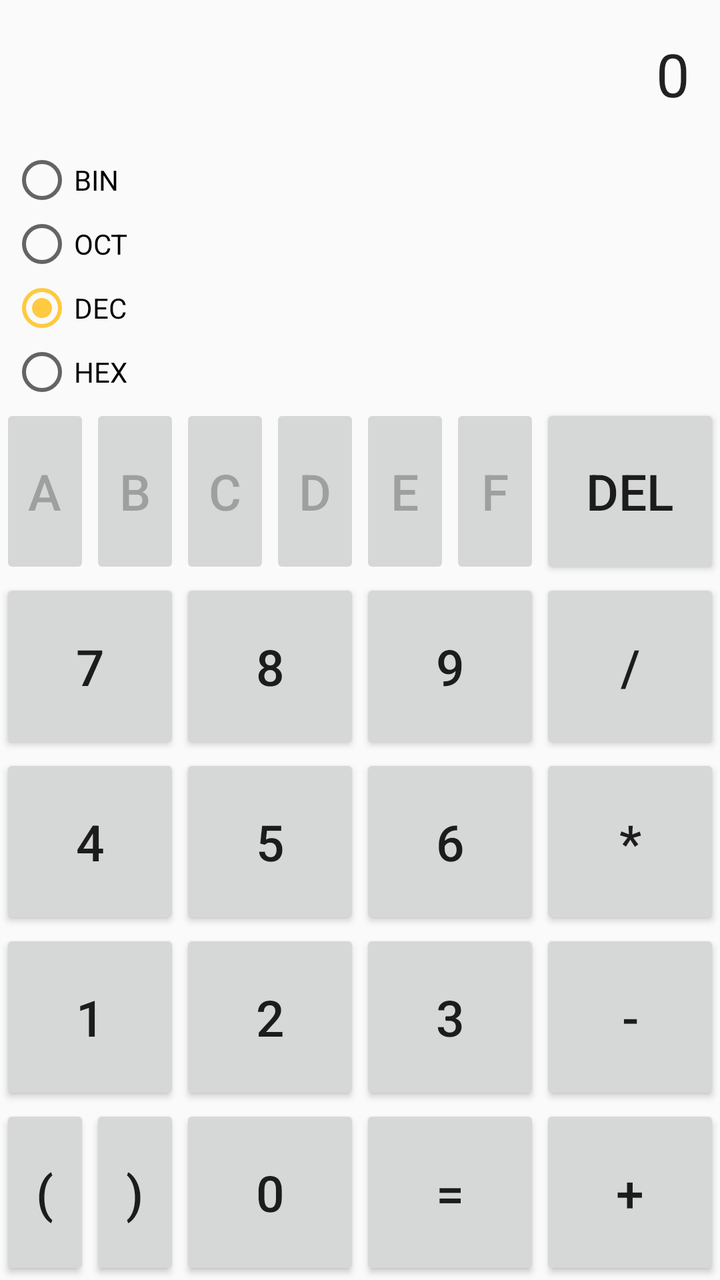
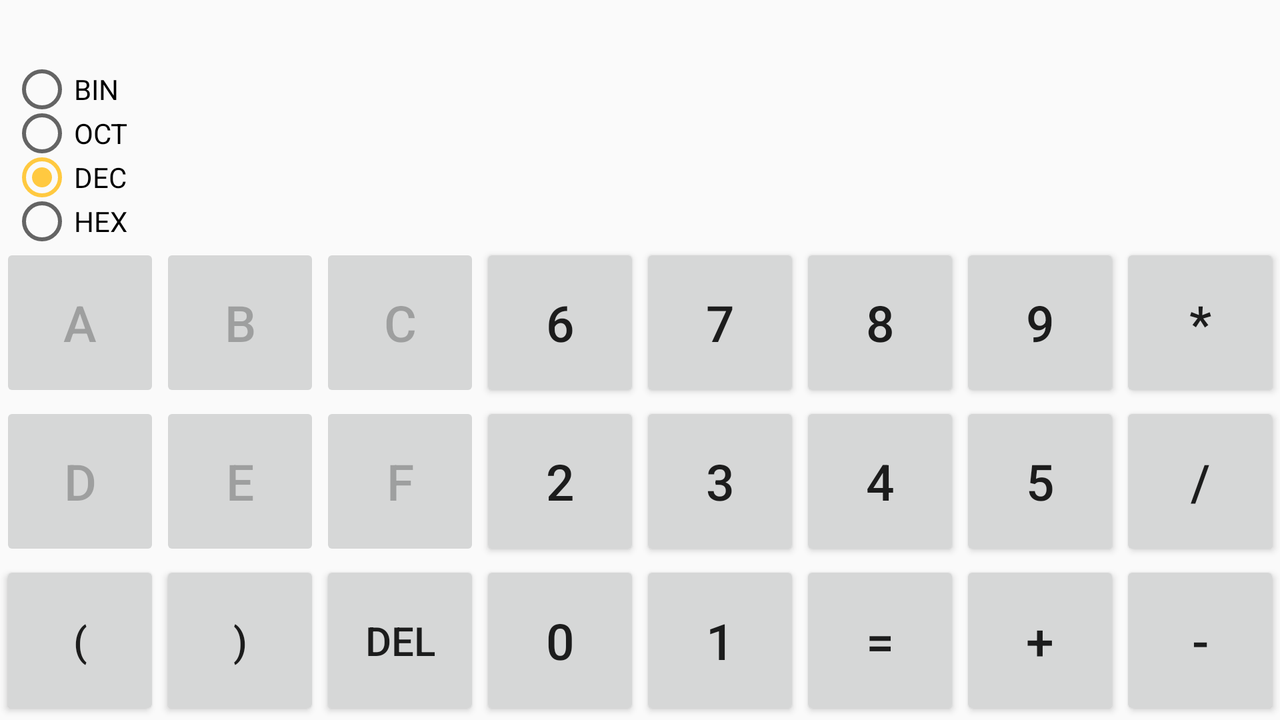

An Android layout and its configuration variant, each rendered on a device that would load it. The default file and the variant file are quoted in full after the pictures.
<!-- AndroidManifest.xml: application theme AppTheme -->
<!-- res/layout/fragment_layout_prog.xml -->
<?xml version="1.0" encoding="utf-8"?>
<LinearLayout
    xmlns:android="http://schemas.android.com/apk/res/android"
    xmlns:tools="http://schemas.android.com/tools"
    android:orientation="vertical"
    android:layout_width="match_parent"
    android:layout_height="match_parent">


    <LinearLayout
        android:orientation="vertical"
        android:layout_width="match_parent"
        android:layout_height="wrap_content"
        android:layout_weight="1"
        android:id="@+id/linLayout"
        >

        <EditText
            android:layout_width="match_parent"
            android:layout_height="wrap_content"
            android:layout_weight="1"
            android:id="@+id/editText"
            android:text="0"
            android:gravity="end|center_vertical"
            android:textSize="30sp"
            android:paddingRight="15dp"
            android:cursorVisible="false"
            android:focusable="false"
            android:background="@null"
            android:singleLine="true"
            android:inputType="textNoSuggestions"/>

        <LinearLayout
            android:orientation="horizontal"
            android:layout_width="match_parent"
            android:layout_height="wrap_content">

            <LinearLayout
                android:orientation="vertical"
                android:layout_width="wrap_content"
                android:layout_height="wrap_content">

                <RadioGroup
                    android:id="@+id/radioGroup"
                    android:layout_width="wrap_content"
                    android:layout_height="wrap_content"
                    android:orientation="vertical">

                    <RadioButton
                        android:id="@+id/radio_bin"
                        android:layout_width="match_parent"
                        android:layout_height="wrap_content"
                        android:layout_marginLeft="5dp"
                        android:text="@string/bin"
                        android:layout_weight="1"/>

                    <RadioButton
                        android:id="@+id/radio_oct"
                        android:layout_width="match_parent"
                        android:layout_height="wrap_content"
                        android:layout_marginLeft="5dp"
                        android:text="@string/oct"
                        android:layout_weight="1" />

                    <RadioButton
                        android:id="@+id/radio_dec"
                        android:layout_width="match_parent"
                        android:layout_height="wrap_content"
                        android:layout_marginLeft="5dp"
                        android:text="@string/dec"
                        android:layout_weight="1"
                        android:checked="true"/>

                    <RadioButton
                        android:id="@+id/radio_hex"
                        android:layout_width="match_parent"
                        android:layout_height="wrap_content"
                        android:layout_marginLeft="5dp"
                        android:text="@string/hex"
                        android:layout_weight="1"
                         />
                </RadioGroup>

            </LinearLayout>

            <LinearLayout
                android:orientation="vertical"
                android:layout_width="match_parent"
                android:layout_height="match_parent">

                <LinearLayout
                    android:orientation="horizontal"
                    android:layout_width="match_parent"
                    android:layout_height="wrap_content"
                    android:layout_weight="1">
                    <EditText
                        android:layout_width="match_parent"
                        android:layout_height="wrap_content"
                        android:layout_gravity="center_vertical"
                        android:id="@+id/editTextBin"
                        android:textSize="20sp"
                        android:inputType="textNoSuggestions"
                        android:paddingRight="15dp"
                        android:layout_marginLeft="10dp"
                        android:cursorVisible="false"
                        android:focusable="false"
                        android:background="@null"
                        android:singleLine="true"
                        />
                </LinearLayout>

                <LinearLayout
                    android:orientation="horizontal"
                    android:layout_width="match_parent"
                    android:layout_height="wrap_content"
                    android:layout_weight="1">
                    <EditText
                        android:layout_width="match_parent"
                        android:layout_height="wrap_content"
                        android:layout_gravity="center_vertical"
                        android:id="@+id/editTextOct"
                        android:textSize="20sp"
                        android:inputType="textNoSuggestions"
                        android:paddingRight="15dp"
                        android:layout_marginLeft="10dp"
                        android:cursorVisible="false"
                        android:focusable="false"
                        android:background="@null"
                        android:singleLine="true"/>
                </LinearLayout>

                <LinearLayout
                    android:orientation="horizontal"
                    android:layout_width="match_parent"
                    android:layout_height="wrap_content"
                    android:layout_weight="1">
                    <EditText
                        android:layout_width="match_parent"
                        android:layout_height="wrap_content"
                        android:layout_gravity="center_vertical"
                        android:id="@+id/editTextDec"
                        android:textSize="20sp"
                        android:inputType="textNoSuggestions"
                        android:paddingRight="15dp"
                        android:layout_marginLeft="10dp"
                        android:cursorVisible="false"
                        android:focusable="false"
                        android:background="@null"
                        android:singleLine="true"/>
                </LinearLayout>

                <LinearLayout
                    android:orientation="horizontal"
                    android:layout_width="match_parent"
                    android:layout_height="wrap_content"
                    android:layout_weight="1">
                    <EditText
                        android:layout_width="match_parent"
                        android:layout_height="wrap_content"
                        android:layout_gravity="center_vertical"
                        android:id="@+id/editTextHex"
                        android:textSize="20sp"
                        android:inputType="textNoSuggestions"
                        android:paddingRight="15dp"
                        android:layout_marginLeft="10dp"
                        android:cursorVisible="false"
                        android:focusable="false"
                        android:background="@null"
                        android:singleLine="true"/>
                </LinearLayout>

            </LinearLayout>

        </LinearLayout>

    </LinearLayout>

    <LinearLayout
        android:orientation="horizontal"
        android:layout_width="match_parent"
        android:layout_height="wrap_content"
        android:layout_weight="1"
        >

        <Button
            android:enabled="false"
            android:id="@+id/btnA"
            android:text="@string/A"
            android:textSize="25sp"
            android:layout_width="0dp"
            android:layout_height="match_parent"
            android:layout_weight="1"/>

        <Button
            android:enabled="false"
            android:id="@+id/btnB"
            android:text="@string/B"
            android:textSize="25sp"
            android:layout_width="0dp"
            android:scrollHorizontally="true"
            android:layout_height="match_parent"
            android:layout_weight="1"/>

        <Button
            android:enabled="false"
            android:id="@+id/btnC"
            android:text="@string/C"
            android:textSize="25sp"
            android:layout_width="0dp"
            android:layout_height="match_parent"
            android:layout_weight="1"/>

        <Button
            android:enabled="false"
            android:id="@+id/btnD"
            android:text="@string/D"
            android:textSize="25sp"
            android:layout_width="0dp"
            android:scrollHorizontally="true"
            android:layout_height="match_parent"
            android:layout_weight="1"/>

        <Button
            android:enabled="false"
            android:id="@+id/btnE"
            android:text="@string/E"
            android:textSize="25sp"
            android:layout_width="0dp"
            android:layout_height="match_parent"
            android:layout_weight="1"/>

        <Button
            android:enabled="false"
            android:layout_weight="1"
            android:layout_width="0dp"
            android:layout_height="match_parent"
            android:text="@string/F"
            android:textSize="25sp"
            android:id="@+id/btnF"/>

        <Button
            android:textSize="25sp"
            android:layout_width="0dp"
            android:layout_height="match_parent"
            android:layout_weight="2"
            android:id="@+id/btnDel"
            android:text="@string/delete"/>

    </LinearLayout>

    <LinearLayout
        android:layout_weight="1"
        android:orientation="horizontal"
        android:layout_width="match_parent"
        android:layout_height="wrap_content">

        <Button
            android:layout_width="wrap_content"
            android:layout_height="match_parent"
            android:layout_weight="1"
            android:id="@+id/btn7"
            android:textSize="25sp"
            android:text="@string/seven"/>

        <Button
            android:layout_width="wrap_content"
            android:layout_height="match_parent"
            android:layout_weight="1"
            android:text="@string/eight"
            android:textSize="25sp"
            android:id="@+id/btn8"/>

        <Button
            android:layout_width="wrap_content"
            android:layout_height="match_parent"
            android:layout_weight="1"
            android:text="@string/nine"
            android:textSize="25sp"
            android:id="@+id/btn9"/>
        <Button
            android:textSize="25sp"
            android:layout_width="wrap_content"
            android:layout_weight="1"
            android:layout_height="match_parent"
            android:text="@string/div"
            android:id="@+id/btnDiv"/>

    </LinearLayout>

    <LinearLayout
        android:layout_weight="1"
        android:orientation="horizontal"
        android:layout_width="match_parent"
        android:layout_height="wrap_content">

        <Button
            android:textSize="25sp"
            android:layout_width="wrap_content"
            android:layout_weight="1"
            android:layout_height="match_parent"
            android:id="@+id/btn4"
            android:text="@string/four"/>

        <Button
            android:textSize="25sp"
            android:layout_width="wrap_content"
            android:layout_height="match_parent"
            android:layout_weight="1"
            android:text="@string/five"
            android:id="@+id/btn5"/>

        <Button
            android:textSize="25sp"
            android:layout_width="wrap_content"
            android:layout_weight="1"
            android:layout_height="match_parent"
            android:text="@string/six"
            android:id="@+id/btn6"/>

        <Button
            android:textSize="25sp"
            android:layout_width="wrap_content"
            android:layout_weight="1"
            android:layout_height="match_parent"
            android:text="@string/mult"
            android:id="@+id/btnMult"/>

    </LinearLayout>

    <LinearLayout
        android:layout_weight="1"
        android:orientation="horizontal"
        android:layout_width="match_parent"
        android:layout_height="wrap_content">

        <Button
            android:textSize="25sp"
            android:layout_width="wrap_content"
            android:layout_height="match_parent"
            android:layout_weight="1"
            android:id="@+id/btn1"
            android:text="@string/one"/>

        <Button
            android:textSize="25sp"
            android:layout_width="wrap_content"
            android:layout_height="match_parent"
            android:layout_weight="1"
            android:text="@string/two"
            android:id="@+id/btn2"/>

        <Button
            android:textSize="25sp"
            android:layout_width="wrap_content"
            android:layout_weight="1"
            android:layout_height="match_parent"
            android:text="@string/three"
            android:id="@+id/btn3"/>

        <Button
            android:textSize="25sp"
            android:layout_width="wrap_content"
            android:layout_weight="1"
            android:layout_height="match_parent"
            android:text="@string/minus"
            android:id="@+id/btnMinus"/>

    </LinearLayout>

    <LinearLayout
        android:layout_weight="1"
        android:orientation="horizontal"
        android:layout_width="match_parent"
        android:layout_height="wrap_content">

        <Button
            android:id="@+id/btnLbracket"
            android:text="@string/left_bracket"
            android:layout_weight="0.5"
            android:textSize="25sp"
            android:layout_width="0dp"
            android:layout_height="match_parent"
            />

        <Button
            android:id="@+id/btnRbracket"
            android:text="@string/right_bracket"
            android:textSize="25sp"
            android:layout_weight="0.5"
            android:layout_width="0dp"
            android:layout_height="match_parent"
            />

        <Button
            android:textSize="25sp"
            android:layout_width="0dp"
            android:layout_height="match_parent"
            android:layout_weight="1"
            android:text="@string/zero"
            android:id="@+id/btn0"/>

        <Button
            android:textSize="25sp"
            android:layout_width="0dp"
            android:layout_height="match_parent"
            android:layout_weight="1"
            android:text="@string/result"
            android:id="@+id/btnResult"/>

        <Button
            android:textSize="25sp"
            android:layout_width="0dp"
            android:layout_height="match_parent"
            android:layout_weight="1"
            android:text="@string/plus"
            android:id="@+id/btnPlus"/>

    </LinearLayout>

</LinearLayout>
<!-- resources referenced by this layout -->
<resources>
  <string name="A">A</string>
  <string name="B">B</string>
  <string name="C">C</string>
  <string name="D">D</string>
  <string name="E">E</string>
  <string name="F">F</string>
  <string name="bin">BIN   </string>
  <string name="dec">DEC   </string>
  <string name="delete">del</string>
  <string name="div">/</string>
  <string name="eight">8</string>
  <string name="five">5</string>
  <string name="four">4</string>
  <string name="hex">HEX   </string>
  <string name="left_bracket">(</string>
  <string name="minus">-</string>
  <string name="mult">*</string>
  <string name="nine">9</string>
  <string name="oct">OCT   </string>
  <string name="one">1</string>
  <string name="plus">+</string>
  <string name="result">=</string>
  <string name="right_bracket">)</string>
  <string name="seven">7</string>
  <string name="six">6</string>
  <string name="three">3</string>
  <string name="two">2</string>
  <string name="zero">0</string>
  <style name="AppTheme" parent="Theme.AppCompat.Light.DarkActionBar">
          
          <item name="colorPrimary">@color/colorPrimary</item>
          <item name="colorPrimaryDark">@color/colorPrimaryDark</item>
          <item name="colorAccent">@color/colorAccent</item>
          <item name="windowActionBar">false</item>
          <item name="windowNoTitle">true</item>
      </style>
  <color name="colorPrimary">#3F51B5</color>
  <color name="colorPrimaryDark">#303F9F</color>
  <color name="colorAccent">#ffc940</color>
</resources>
<!-- res/layout-land/fragment_layout_prog.xml (the repository's variant of the layout above) -->
<!-- drawn on the phone turned sideways -->
<?xml version="1.0" encoding="utf-8"?>
<LinearLayout
    xmlns:android="http://schemas.android.com/apk/res/android"

    android:orientation="vertical"
    android:layout_width="match_parent"
    android:layout_height="match_parent">


    <LinearLayout
        android:orientation="vertical"
        android:layout_width="match_parent"
        android:layout_height="wrap_content"
        android:id="@+id/linLayout"
        >

        <EditText
            android:layout_width="match_parent"
            android:layout_height="wrap_content"
            android:id="@+id/editText"
            android:gravity="end|center_vertical"
            android:textSize="25sp"
            android:paddingRight="15dp"
            android:cursorVisible="false"
            android:focusable="false"
            android:background="@null"
            android:singleLine="true"
            android:inputType="textNoSuggestions"/>

        <LinearLayout
            android:orientation="horizontal"
            android:layout_width="match_parent"
            android:layout_height="wrap_content">

            <LinearLayout
                android:orientation="vertical"
                android:layout_width="wrap_content"
                android:layout_height="wrap_content">

                <RadioGroup
                    android:id="@+id/radioGroup"
                    android:layout_width="wrap_content"
                    android:layout_height="wrap_content"
                    android:orientation="vertical">

                    <RadioButton
                        android:id="@+id/radio_bin"
                        android:layout_width="match_parent"
                        android:layout_height="22dp"
                        android:layout_marginLeft="5dp"
                        android:text="@string/bin"/>

                    <RadioButton
                        android:id="@+id/radio_oct"
                        android:layout_width="match_parent"
                        android:layout_height="22dp"
                        android:layout_marginLeft="5dp"
                        android:text="@string/oct" />

                    <RadioButton
                        android:id="@+id/radio_dec"
                        android:layout_width="match_parent"
                        android:layout_height="22dp"
                        android:layout_marginLeft="5dp"
                        android:text="@string/dec"
                        android:checked="true"/>

                    <RadioButton
                        android:id="@+id/radio_hex"
                        android:layout_width="match_parent"
                        android:layout_height="22dp"
                        android:layout_marginLeft="5dp"
                        android:text="@string/hex"/>
                </RadioGroup>

            </LinearLayout>

            <LinearLayout
                android:orientation="vertical"
                android:layout_width="wrap_content"
                android:layout_height="match_parent">

                <LinearLayout
                    android:orientation="horizontal"
                    android:layout_width="match_parent"
                    android:layout_height="wrap_content">
                    <EditText
                        android:layout_width="match_parent"
                        android:layout_height="wrap_content"
                        android:layout_gravity="center_vertical"
                        android:id="@+id/editTextBin"
                        android:textSize="17sp"
                        android:inputType="textNoSuggestions"
                        android:paddingRight="15dp"
                        android:layout_marginLeft="10dp"
                        android:cursorVisible="false"
                        android:focusable="false"
                        android:background="@null"
                        android:singleLine="true"
                        />
                </LinearLayout>

                <LinearLayout
                    android:orientation="horizontal"
                    android:layout_width="match_parent"
                    android:layout_height="wrap_content">
                    <EditText
                        android:layout_width="match_parent"
                        android:layout_height="wrap_content"
                        android:layout_gravity="center_vertical"
                        android:id="@+id/editTextOct"
                        android:textSize="17sp"
                        android:inputType="textNoSuggestions"
                        android:paddingRight="15dp"
                        android:layout_marginLeft="10dp"
                        android:cursorVisible="false"
                        android:focusable="false"
                        android:background="@null"
                        android:singleLine="true"/>
                </LinearLayout>

                <LinearLayout
                    android:orientation="horizontal"
                    android:layout_width="match_parent"
                    android:layout_height="wrap_content">
                    <EditText
                        android:layout_width="match_parent"
                        android:layout_height="wrap_content"
                        android:layout_gravity="center_vertical"
                        android:id="@+id/editTextDec"
                        android:textSize="17sp"
                        android:inputType="textNoSuggestions"
                        android:paddingRight="15dp"
                        android:layout_marginLeft="10dp"
                        android:cursorVisible="false"
                        android:focusable="false"
                        android:background="@null"
                        android:singleLine="true"/>
                </LinearLayout>

                <LinearLayout
                    android:orientation="horizontal"
                    android:layout_width="match_parent"
                    android:layout_height="wrap_content">
                    <EditText
                        android:layout_width="match_parent"
                        android:layout_height="wrap_content"
                        android:layout_gravity="center_vertical"
                        android:id="@+id/editTextHex"
                        android:textSize="17sp"
                        android:inputType="textNoSuggestions"
                        android:paddingRight="15dp"
                        android:layout_marginLeft="10dp"
                        android:cursorVisible="false"
                        android:focusable="false"
                        android:background="@null"
                        android:singleLine="true"/>
                </LinearLayout>

            </LinearLayout>

        </LinearLayout>

    </LinearLayout>

    <LinearLayout
        android:orientation="horizontal"
        android:layout_width="match_parent"
        android:layout_height="20dp"
        android:layout_weight="0.25">

        <Button
            android:enabled="false"
            android:id="@+id/btnA"
            android:text="@string/A"
            android:textSize="25sp"
            android:layout_width="wrap_content"
            android:layout_height="match_parent"
            android:layout_weight="1"
            />
        <Button
            android:enabled="false"
            android:id="@+id/btnB"
            android:text="@string/B"
            android:textSize="25sp"
            android:scrollHorizontally="true"
            android:layout_width="wrap_content"
            android:layout_height="match_parent"
            android:layout_weight="1"/>
        <Button
            android:enabled="false"
            android:id="@+id/btnC"
            android:text="@string/C"
            android:textSize="25sp"
            android:layout_width="wrap_content"
            android:layout_height="match_parent"
            android:layout_weight="1"/>
        <Button
            android:textSize="25sp"
            android:layout_weight="1"
            android:layout_width="wrap_content"
            android:layout_height="match_parent"
            android:text="@string/six"
            android:id="@+id/btn6"/>
        <Button
            android:layout_weight="1"
            android:layout_width="wrap_content"
            android:layout_height="match_parent"
            android:id="@+id/btn7"
            android:textSize="25sp"
            android:text="@string/seven"/>
        <Button
            android:layout_weight="1"
            android:layout_width="wrap_content"
            android:layout_height="match_parent"
            android:text="@string/eight"
            android:textSize="25sp"
            android:id="@+id/btn8"/>
        <Button
            android:layout_weight="1"
            android:layout_width="wrap_content"
            android:layout_height="match_parent"
            android:text="@string/nine"
            android:textSize="25sp"
            android:id="@+id/btn9"/>
        <Button
            android:layout_weight="1"
            android:textSize="25sp"
            android:layout_width="wrap_content"
            android:layout_height="match_parent"
            android:text="@string/mult"
            android:id="@+id/btnMult"/>

    </LinearLayout>

    <LinearLayout
        android:orientation="horizontal"
        android:layout_width="match_parent"
        android:layout_height="20dp"
        android:layout_weight="0.25">

        <Button
            android:enabled="false"
            android:id="@+id/btnD"
            android:text="@string/D"
            android:textSize="25sp"
            android:scrollHorizontally="true"
            android:layout_weight="1"
            android:layout_width="wrap_content"
            android:layout_height="match_parent" />
        <Button
            android:enabled="false"
            android:id="@+id/btnE"
            android:text="@string/E"
            android:textSize="25sp"
            android:layout_weight="1"
            android:layout_width="wrap_content"
            android:layout_height="match_parent" />

        <Button
            android:enabled="false"
            android:layout_width="wrap_content"
            android:layout_height="match_parent"
            android:layout_weight="1"
            android:text="@string/F"
            android:textSize="25sp"
            android:id="@+id/btnF"/>
        <Button
            android:textSize="25sp"
            android:layout_weight="1"
            android:layout_width="wrap_content"
            android:layout_height="match_parent"
            android:text="@string/two"
            android:id="@+id/btn2"/>
        <Button
            android:textSize="25sp"
            android:layout_weight="1"
            android:layout_width="wrap_content"
            android:layout_height="match_parent"
            android:text="@string/three"
            android:id="@+id/btn3"/>

        <Button
            android:textSize="25sp"
            android:layout_weight="1"
            android:layout_width="wrap_content"
            android:layout_height="match_parent"
            android:id="@+id/btn4"
            android:text="@string/four"/>

        <Button
            android:textSize="25sp"
            android:layout_weight="1"
            android:layout_width="wrap_content"
            android:layout_height="match_parent"
            android:text="@string/five"
            android:id="@+id/btn5"/>
        <Button
            android:textSize="25sp"
            android:layout_weight="1"
            android:layout_width="wrap_content"
            android:layout_height="match_parent"
            android:text="@string/div"
            android:id="@+id/btnDiv"/>
    </LinearLayout>

    <LinearLayout
        android:orientation="horizontal"
        android:layout_width="match_parent"
        android:layout_height="20dp"
        android:layout_weight="0.25">

        <Button
            android:id="@+id/btnLbracket"
            android:text="@string/left_bracket"
            android:textSize="20sp"
            android:layout_weight="1"
            android:layout_width="wrap_content"
            android:layout_height="match_parent"/>
        <Button
            android:id="@+id/btnRbracket"
            android:text="@string/right_bracket"
            android:textSize="20sp"
            android:layout_weight="1"
            android:layout_width="wrap_content"
            android:layout_height="match_parent"/>
        <Button
            android:textSize="20sp"
            android:layout_weight="1"
            android:layout_width="wrap_content"
            android:layout_height="match_parent"
            android:id="@+id/btnDel"
            android:text="@string/delete"/>
        <Button
            android:textSize="25sp"
            android:layout_weight="1"
            android:layout_width="wrap_content"
            android:layout_height="match_parent"
            android:text="@string/zero"
            android:id="@+id/btn0"/>
        <Button
            android:textSize="25sp"
            android:layout_weight="1"
            android:layout_width="wrap_content"
            android:layout_height="match_parent"
            android:id="@+id/btn1"
            android:text="@string/one"/>
        <Button
            android:textSize="25sp"
            android:layout_weight="1"
            android:layout_width="wrap_content"
            android:layout_height="match_parent"
            android:text="@string/result"
            android:id="@+id/btnResult"/>

        <Button
            android:textSize="25sp"
            android:layout_weight="1"
            android:layout_width="wrap_content"
            android:layout_height="match_parent"
            android:text="@string/plus"
            android:id="@+id/btnPlus"/>
        <Button
            android:textSize="25sp"
            android:layout_weight="1"
            android:layout_width="wrap_content"
            android:layout_height="match_parent"
            android:text="@string/minus"
            android:id="@+id/btnMinus"/>

    </LinearLayout>

</LinearLayout>
